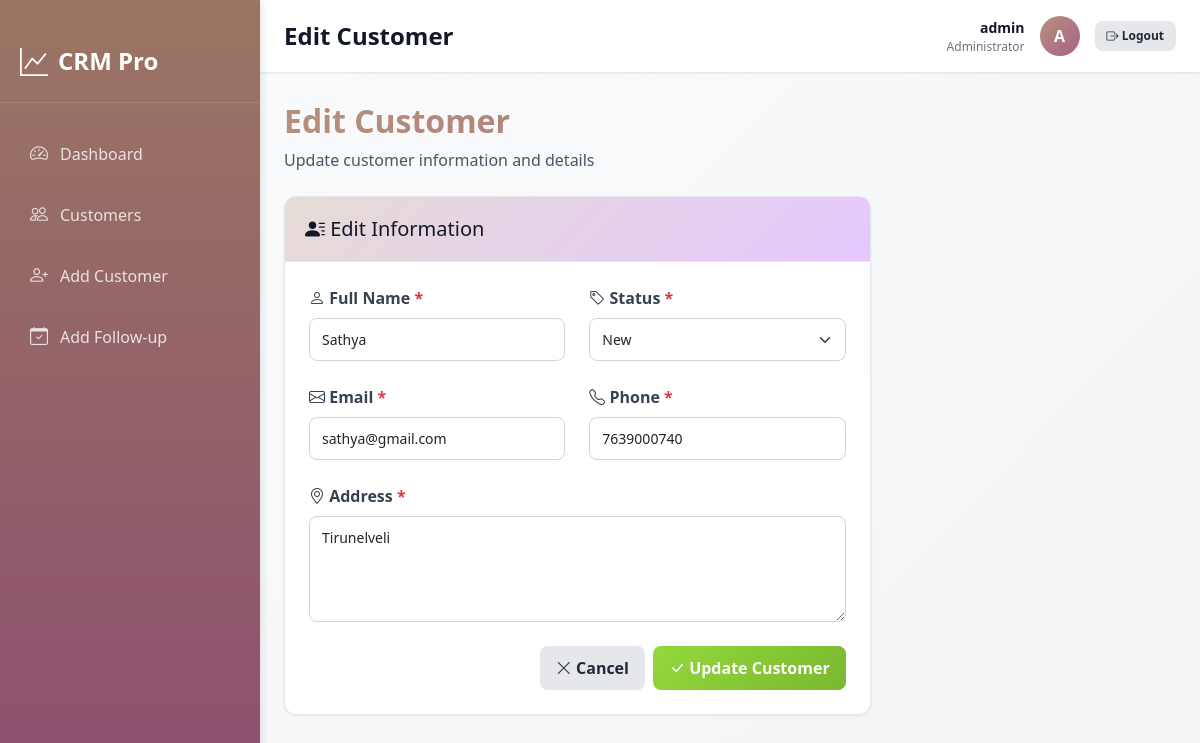
The page /customers/1/edit/ (signed in) on the database its author committed.
### myapp/models.py (models this page shows, shortened)
class Customer(models.Model):
    STATUS_CHOICES = [
        ('new', 'New'),
        ('contacted', 'Contacted'),
        ('converted', 'Converted'),
        ('lost', 'Lost'),
    ]
    name = models.CharField(max_length=100)
    phone = models.CharField(max_length=20)
    email = models.EmailField()
    address = models.TextField()
    status = models.CharField(max_length=20, choices=STATUS_CHOICES, default='new')
    created_at = models.DateTimeField(auto_now_add=True)
    class Meta:
        ordering = ['-created_at']

### myapp/views.py (the view, shortened to what this page needs)
# urls.py: path('customers/<int:pk>/edit/', views.customer_edit, name='customer_edit'),
@login_required(login_url='login')
@require_http_methods(['GET', 'POST'])
def customer_edit(request, pk):
    customer = get_object_or_404(Customer, pk=pk)
    context = {
        'customer': customer,
        'status_choices': Customer.STATUS_CHOICES,
        'is_edit': True,
    }
    return render(request, 'myapp/customer_form.html', context)

### myapp/templates/myapp/customer_form.html (shortened to what this page needs)
{% extends 'myapp/base.html' %}
{% block header_title %}{% if is_edit %}Edit Customer{% else %}New Customer{% endif %}{% endblock %}
{% block content %}
<div class="page-header mb-4">
    <h1>{% if is_edit %}Edit Customer{% else %}Add New Customer{% endif %}</h1>
    <p>{% if is_edit %}Update customer information and details{% else %}Create a new customer record{% endif %}</p>
</div>
<div class="row">
    <div class="col-lg-8">
        <div class="card">
            <div class="card-header">
                <h5 class="mb-0">
                    <i class="bi bi-person-lines-fill"></i>
                    {% if is_edit %}Edit Information{% else %}Customer Details{% endif %}
                </h5>
            </div>
            <div class="card-body">
                <form method="post">
                    <div class="row mb-4">
                        <div class="col-md-6">
                            <label for="name" class="form-label">
                                <i class="bi bi-person"></i> Full Name
                                <span class="text-danger">*</span>
                            </label>
                            <input type="text" class="form-control" id="name" name="name"
                                   value="{{ customer.name }}" placeholder="Enter full name" required>
                        </div>
                        <div class="col-md-6">
                            <label for="status" class="form-label">
                                <i class="bi bi-tag"></i> Status
                                <span class="text-danger">*</span>
                            </label>
                            <select class="form-select" id="status" name="status" required>
                                {% for value, label in status_choices %}
                                <option value="{{ value }}" {% if customer.status == value %}selected{% endif %}>
                                    {{ label }}
                                </option>
                                {% endfor %}
                            </select>
                        </div>
                    </div>
                    <div class="row mb-4">
                        <div class="col-md-6">
                            <label for="email" class="form-label">
                                <i class="bi bi-envelope"></i> Email
                                <span class="text-danger">*</span>
                            </label>
                            <input type="email" class="form-control" id="email" name="email"
                                   value="{{ customer.email }}" placeholder="Enter email address" required>
                        </div>
                        <div class="col-md-6">
                            <label for="phone" class="form-label">
                                <i class="bi bi-telephone"></i> Phone
                                <span class="text-danger">*</span>
                            </label>
                            <input type="tel" class="form-control" id="phone" name="phone"
                                   value="{{ customer.phone }}" placeholder="Enter phone number" required>
                        </div>
                    </div>
                    <div class="mb-4">
                        <label for="address" class="form-label">
                            <i class="bi bi-geo-alt"></i> Address
                            <span class="text-danger">*</span>
                        </label>
                        <textarea class="form-control" id="address" name="address" rows="4"
                                  placeholder="Enter complete address" required>{{ customer.address }}</textarea>
                    </div>
                    <div class="d-flex gap-2 justify-content-end">
                        <a href="{% if is_edit %}{% url 'customer_detail' customer.pk %}{% else %}{% url 'customer_list' %}{% endif %}"
                           class="btn btn-secondary">
                            <i class="bi bi-x-lg"></i> Cancel
                        </a>
                        <button type="submit" class="btn btn-success">
                            <i class="bi bi-check-lg"></i>
                            {% if is_edit %}Update Customer{% else %}Create Customer{% endif %}
                        </button>
                    </div>
                </form>
            </div>
        </div>
    </div>
</div>
{% endblock %}

### myapp/templates/myapp/base.html (shortened to what this page needs)
<!DOCTYPE html>
<html lang="en">
<head>
    <link href="https://cdn.jsdelivr.net/npm/bootstrap@5.3.0/dist/css/bootstrap.min.css" rel="stylesheet">
    <link rel="stylesheet" href="https://cdn.jsdelivr.net/npm/bootstrap-icons@1.11.0/font/bootstrap-icons.css">
</head>
<body>
    <aside class="sidebar" id="sidebar">
        <div class="sidebar-brand">
            <i class="bi bi-graph-up"></i>
            <span>CRM Pro</span>
        </div>
        <ul class="nav flex-column">
            {% if user.is_authenticated %}
            <li class="nav-item">
                <a class="nav-link {% if request.resolver_match.url_name == 'dashboard' %}active{% endif %}"
                    href="{% url 'dashboard' %}">
                    <i class="bi bi-speedometer2"></i>
                    <span>Dashboard</span>
                </a>
            </li>
            <li class="nav-item">
                <a class="nav-link {% if request.resolver_match.url_name == 'customer_list' %}active{% endif %}"
                    href="{% url 'customer_list' %}">
                    <i class="bi bi-people"></i>
                    <span>Customers</span>
                </a>
            </li>
            <li class="nav-item">
                <a class="nav-link {% if request.resolver_match.url_name == 'customer_add' %}active{% endif %}"
                    href="{% url 'customer_add' %}">
                    <i class="bi bi-person-plus"></i>
                    <span>Add Customer</span>
                </a>
            </li>
            <li class="nav-item">
                <a class="nav-link {% if request.resolver_match.url_name == 'followup_add' %}active{% endif %}"
                    href="{% url 'followup_add' %}">
                    <i class="bi bi-calendar-check"></i>
                    <span>Add Follow-up</span>
                </a>
            </li>
            {% endif %}
        </ul>
    </aside>
    <header class="top-header">
        <div class="header-content">
            <div class="d-flex align-items-center gap-3">
                <h2 class="header-title mb-0">{% block header_title %}CRM System{% endblock %}</h2>
            </div>
            <div class="user-profile">
                {% if user.is_authenticated %}
                <div class="user-info">
                    <div class="user-name">{{ user.first_name|default:user.username }}</div>
                    <div class="user-role">Administrator</div>
                </div>
                <div class="user-avatar">{{ user.username|first|upper }}</div>
                <a href="{% url 'logout' %}" class="btn btn-secondary btn-sm">
                    <i class="bi bi-box-arrow-right"></i> Logout
                </a>
                {% else %}
                <a href="{% url 'login' %}" class="btn btn-primary btn-sm">
                    <i class="bi bi-box-arrow-in-right"></i> Login
                </a>
                {% endif %}
            </div>
        </div>
    </header>
    <main>
        {% block content %}{% endblock %}
    </main>
</body>
</html>

### myapp/templates/myapp/base.html (style rules this page uses)
* { margin: 0; padding: 0; box-sizing: border-box; }
:root { --primary: #b7917a; --primary-dark: #9b7563; --primary-light: #e5dcd5; --secondary: #a76286; --secondary-dark: #8b4f6f; --secondary-light: #d9a8c4; --accent: #cb9af7; --accent-dark: #b37fd9; --accent-light: #e5c8ff; --background: #94d83b; --background-dark: #7ab830; --background-light: #c8f77d; --success: #94d83b; --warning: #f59e0b; --danger: #ef4444; --info: #06b6d4; --dark: #1f2937; --light: #f9fafb; --gray-50: #f9fafb; --gray-100: #f3f4f6; --gray-200: #e5e7eb; --gray-300: #d1d5db; --gray-400: #9ca3af; --gray-500: #6b7280; --gray-600: #4b5563; --gray-700: #374151; --gray-800: #1f2937; --gray-900: #111827; }
html, body { height: 100%; }
body { background: linear-gradient(135deg, #f9fafb 0%, #faf8f3 100%); color: var(--gray-800); font-family: 'Segoe UI', Tahoma, Geneva, Verdana, sans-serif; overflow-x: hidden; }
.sidebar { position: fixed; left: 0; top: 0; width: 260px; height: 100vh; background: linear-gradient(180deg, var(--primary-dark) 0%, var(--secondary-dark) 100%); padding: 20px 0; overflow-y: auto; z-index: 1000; box-shadow: 2px 0 8px rgba(0, 0, 0, 0.1); margin-top: 0; }
.sidebar-brand { padding: 20px; color: white; font-size: 24px; font-weight: 700; display: flex; align-items: center; gap: 10px; border-bottom: 1px solid rgba(255, 255, 255, 0.1); margin-bottom: 20px; }
.sidebar-brand i { font-size: 28px; }
.sidebar .nav-link { color: rgba(255, 255, 255, 0.8); padding: 12px 20px; margin: 5px 10px; border-radius: 8px; transition: all 0.3s ease; display: flex; align-items: center; gap: 12px; position: relative; }
.sidebar .nav-link i { font-size: 18px; min-width: 18px; }
.top-header { background: white; padding: 16px 24px; box-shadow: 0 1px 3px rgba(0, 0, 0, 0.1); position: sticky; top: 0; z-index: 999; margin-left: 260px; }
.header-content { display: flex; justify-content: space-between; align-items: center; }
.header-title { font-size: 24px; font-weight: 600; color: var(--gray-900); }
.user-profile { display: flex; align-items: center; gap: 15px; }
.user-avatar { width: 40px; height: 40px; border-radius: 50%; background: linear-gradient(135deg, var(--primary), var(--secondary)); display: flex; align-items: center; justify-content: center; color: white; font-weight: 600; font-size: 16px; }
.user-info { text-align: right; }
.user-name { font-size: 14px; font-weight: 600; color: var(--gray-900); }
.user-role { font-size: 12px; color: var(--gray-500); }
main { margin-left: 260px; margin-top: 0; padding: 30px 24px; min-height: calc(100vh - 70px); background: linear-gradient(135deg, #f9fafb 0%, #f3f4f6 100%); }
.page-header { margin-bottom: 30px; }
.page-header h1 { font-size: 32px; font-weight: 700; color: var(--gray-900); margin-bottom: 8px; }
.page-header p { color: var(--gray-600); margin: 0; }
.card { border: none; border-radius: 12px; box-shadow: 0 1px 3px rgba(0, 0, 0, 0.08); transition: all 0.3s ease; background: white; overflow: hidden; }
.card-header { background: white; border-bottom: 1px solid var(--gray-200); padding: 20px; font-weight: 600; color: var(--gray-900); }
.card-body { padding: 24px; }
.btn { border-radius: 8px; font-weight: 600; padding: 10px 16px; transition: all 0.3s ease; border: none; }
.btn-success { background: linear-gradient(135deg, var(--background), var(--background-dark)); }
.btn-secondary { background: var(--gray-200); color: var(--gray-800); }
.btn-sm { padding: 6px 12px; font-size: 12px; }
.form-control, .form-select { border: 1px solid var(--gray-300); border-radius: 8px; padding: 10px 12px; font-size: 14px; transition: all 0.3s ease; }
.form-label { font-weight: 600; color: var(--gray-700); margin-bottom: 8px; }
a { color: var(--primary); transition: color 0.3s ease; }
h1, h2, h3, h4, h5, h6 { color: var(--gray-900); }
.page-header h1 { background: linear-gradient(135deg, var(--primary), var(--secondary)); -webkit-background-clip: text; -webkit-text-fill-color: transparent; background-clip: text; }
.card { border: 1px solid var(--gray-200); background: white; }
.card-header { background: linear-gradient(135deg, var(--primary-light) 0%, var(--accent-light) 100%); color: var(--gray-900); }

### rows shown on the page
Customer: name "Sathya", status "New", email "sathya@gmail.com", phone "7639000740", address "Tirunelveli"

### other values the page prints
{{ user.first_name|default:user.username }} "admin"
{{ user.username|first|upper }} "A"
